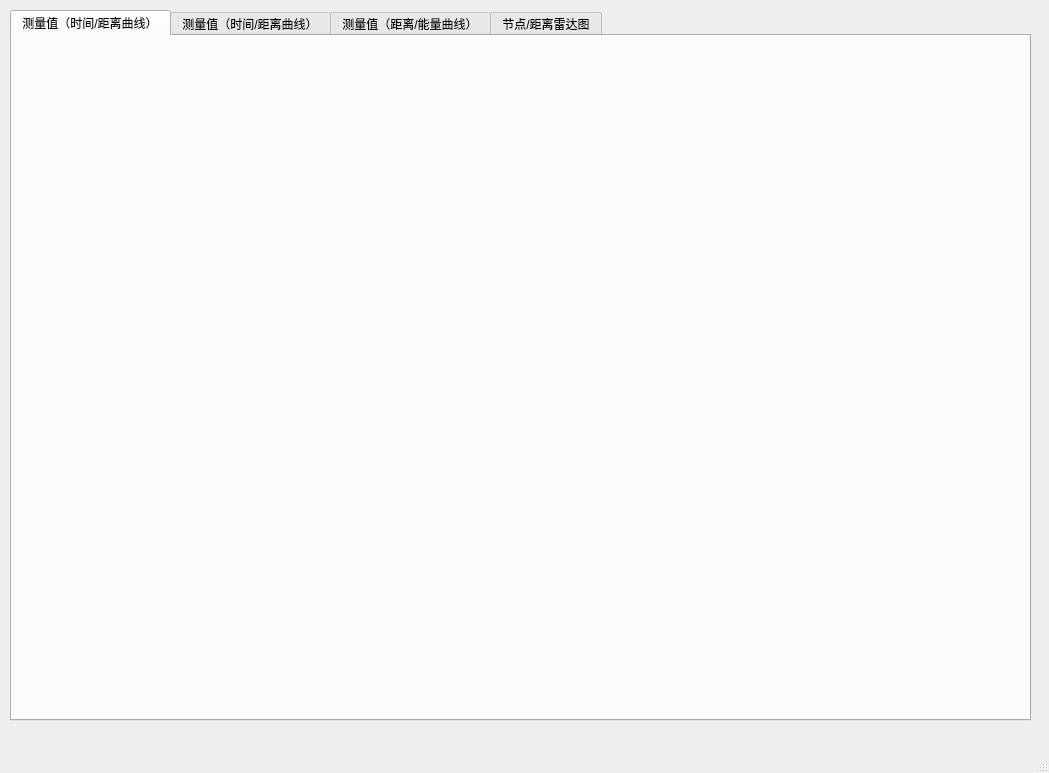
<?xml version="1.0" encoding="UTF-8"?>
<ui version="4.0">
 <class>MainWindow</class>
 <widget class="QMainWindow" name="MainWindow">
  <property name="geometry">
   <rect>
    <x>0</x>
    <y>0</y>
    <width>1049</width>
    <height>773</height>
   </rect>
  </property>
  <property name="windowTitle">
   <string>传感器评估演示</string>
  </property>
  <widget class="QWidget" name="centralwidget">
   <widget class="QTabWidget" name="tabWidget">
    <property name="geometry">
     <rect>
      <x>10</x>
      <y>10</y>
      <width>1021</width>
      <height>711</height>
     </rect>
    </property>
    <property name="currentIndex">
     <number>0</number>
    </property>
    <widget class="QWidget" name="tab_1">
     <attribute name="title">
      <string>测量值（时间/距离曲线）</string>
     </attribute>
    </widget>
    <widget class="QWidget" name="tab_2">
     <attribute name="title">
      <string>测量值（时间/距离曲线）</string>
     </attribute>
    </widget>
    <widget class="QWidget" name="tab_3">
     <attribute name="title">
      <string>测量值（距离/能量曲线）</string>
     </attribute>
    </widget>
    <widget class="QWidget" name="tab_4">
     <attribute name="title">
      <string>节点/距离雷达图</string>
     </attribute>
    </widget>
   </widget>
  </widget>
  <widget class="QMenuBar" name="menubar">
   <property name="geometry">
    <rect>
     <x>0</x>
     <y>0</y>
     <width>1049</width>
     <height>26</height>
    </rect>
   </property>
  </widget>
  <widget class="QStatusBar" name="statusbar"/>
 </widget>
 <resources/>
 <connections/>
</ui>
